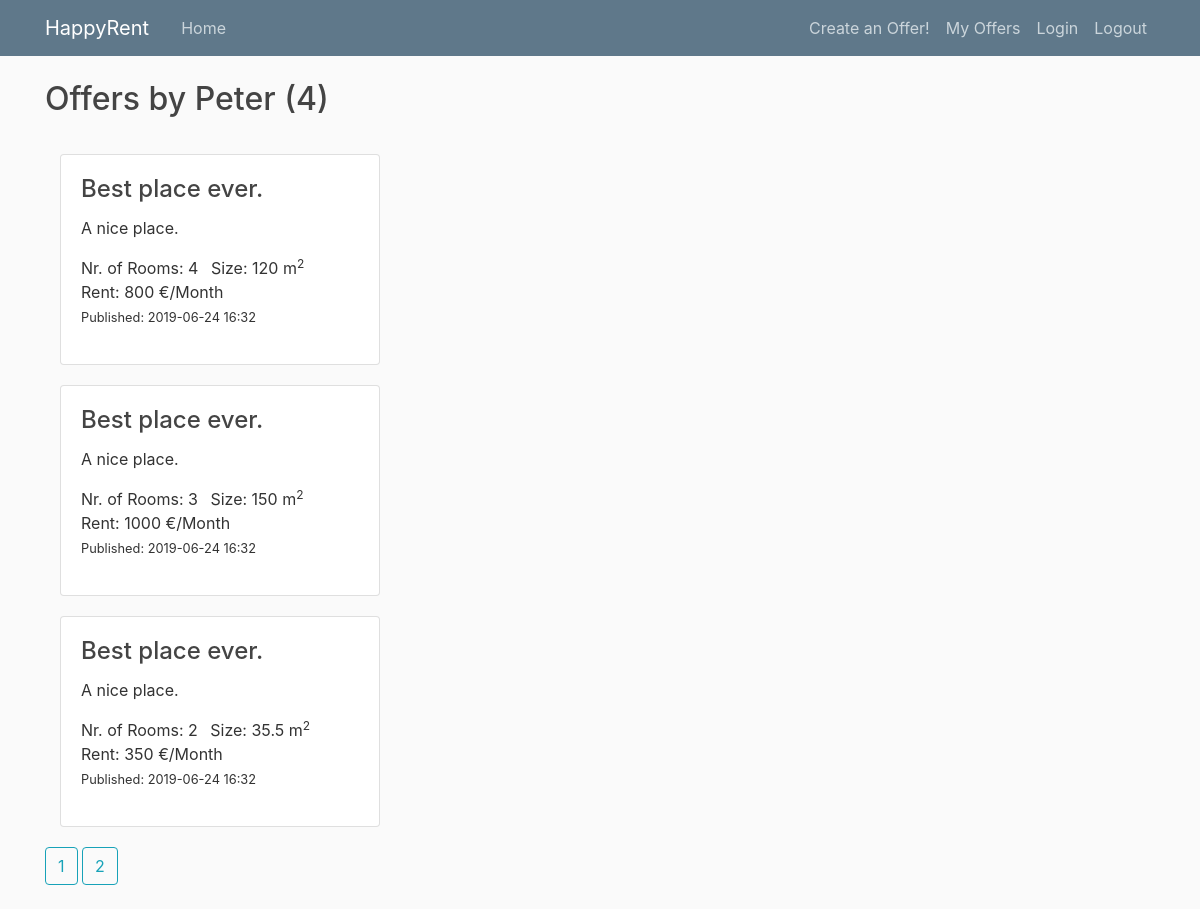
Before: /user/Peter with the older database file.
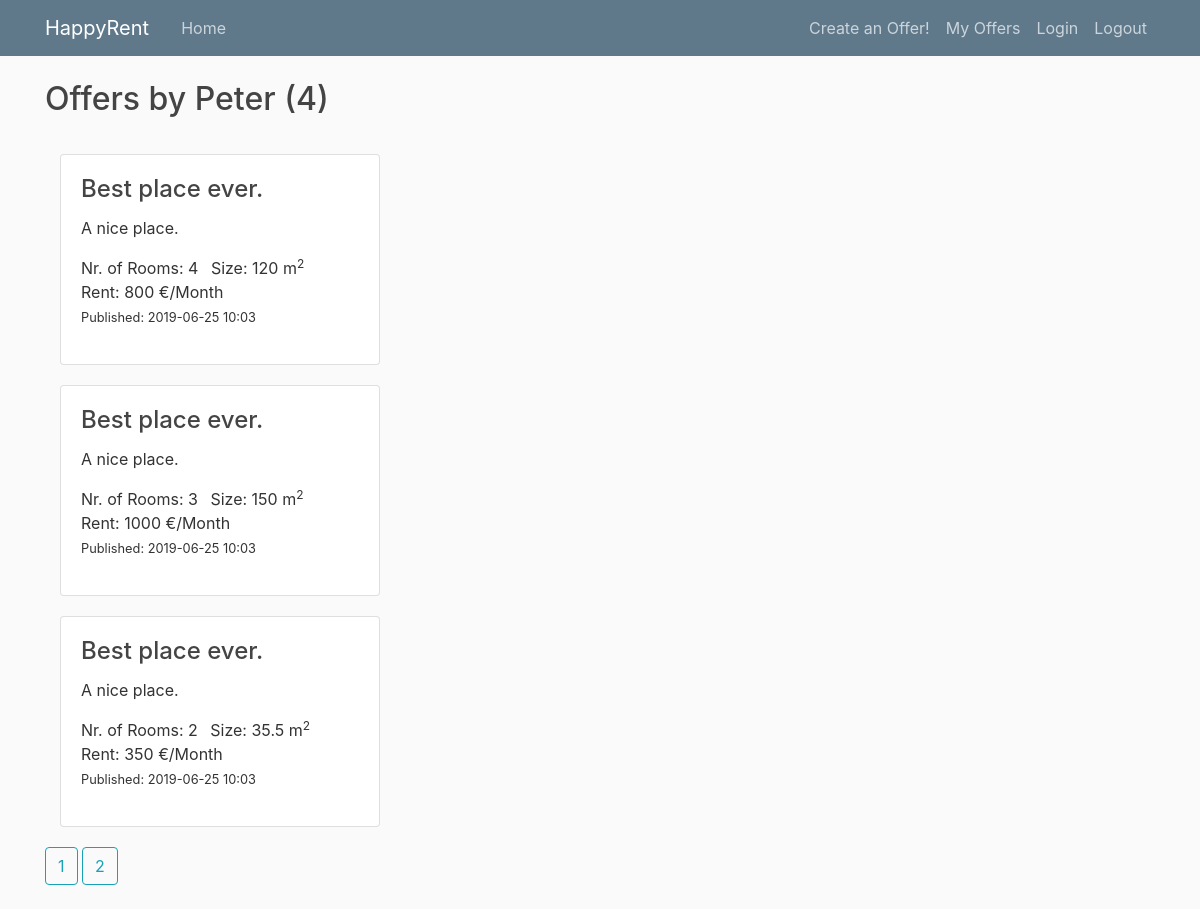
After: the same page with the newer database file.
### property_project/db_models.py (models this page shows, shortened)
class User(db.Model, UserMixin):
    __tablename__ = 'user'
    id = db.Column(db.Integer, primary_key=True)
    username = db.Column(db.String(20), unique=True, nullable=False)
    properties = db.relationship('PropertyItem', backref='author', lazy=True)

class PropertyItem(db.Model):
    __tablename__ = 'property_item'
    id = db.Column(db.Integer, primary_key=True)
    title = db.Column(db.String(100), nullable=False,
                      default="Best place ever.")
    date_posted = db.Column(db.DateTime, nullable=False,
                            default=datetime.datetime.utcnow)
    description = db.Column(db.String(250), default="A nice place.")
    rent = db.Column(db.Integer)  # (db.Numeric(6,2))
    rooms = db.Column(db.Integer, default=1)  # default=set_default_rooms
    size = db.Column(db.Integer)  # (db.Numeric(6,1))
    property_id = db.Column(db.Integer, ForeignKey('property_type.id'))
    property_type = db.relationship('PropertyType')
    user_id = db.Column(db.Integer, db.ForeignKey('user.id'), nullable=False)

### property_project/routes.py (the view)
@app.route("/user/<string:username>")
def user_items(username):
    page = request.args.get('page', 1, type=int)
    user = User.query.filter_by(username=username).first_or_404()
    prop_items = PropertyItem.query.filter_by(author=user)\
        .order_by(PropertyItem.date_posted.desc())\
        .paginate(page=page, per_page=3)
    return render_template('user_items.html', prop_items=prop_items, user=user)

### property_project/templates/user_items.html
{% extends "layout.html" %}
{% block content %}
<h2 class="mb-3">Offers by {{ user.username }} ({{ prop_items.total }}) </h2>
<div class="gap-20"></div>
<div class="card-deck-wrapper">
    <div class="card-deck">
        <div class="col-md-6">
            {% for prop_item in prop_items.items %}
                <div class="card">
                    <div class="card-body">
                        <h4 class="card-title">{{ prop_item.title }}</h4>
                        <p class="card-text">{{ prop_item.description }}</p>
                        <ul class="list-inline">
                            <li class="list-inline-item">Nr. of Rooms: {{ prop_item.rooms }} </li>
                            <li class="list-inline-item">Size: {{ prop_item.size }} m<sup>2</sup></li>
                            <li class="list-inline-item">Rent: {{ prop_item.rent }} €/Month</li>
                            <small>
                                <li class="list-inline-item">Published: {{ prop_item.date_posted.strftime('%Y-%m-%d %H:%M') }} </li>
                            </small>
                        </ul>
                    </div>
                </div>
                <div class="gap-20"></div>
            {% endfor %}
            {% for page_num in prop_items.iter_pages(left_edge=1, right_edge=1, left_current=1, right_current=2)%}
                {% if page_num %}
                {% if prop_items.page == page_num %}
                    <a class="btn btn-outline-info mb-4" href="{{ url_for('user_items', username=user.username, page = page_num) }}">
                        {{ page_num }}
                    </a>
                {% else %}
                    <a class="btn btn-outline-info mb-4" href="{{ url_for('user_items', username=user.username, page = page_num) }}">
                        {{ page_num }}
                    </a>
                {% endif %}
                {% else %}
                ...
                {% endif %}
            {% endfor %}
        </div>
    </div>
</div>
{% endblock content %}

### property_project/templates/layout.html (shortened to what this page needs)
<!DOCTYPE html>
<html>
<head>
    <link rel="stylesheet" href="https://maxcdn.bootstrapcdn.com/bootstrap/4.0.0/css/bootstrap.min.css">
    <link rel="stylesheet" type="text/css" href="{{ url_for('static', filename='main.css') }}">
</head>
<body>
    <header class="site-header">
        <nav class="navbar navbar-expand-md navbar-dark bg-steel fixed-top">
            <div class="container">
                <a class="navbar-brand mr-4" href="/">HappyRent</a>
               <div class="collapse navbar-collapse" id="navbarToggle">
                    <div class="navbar-nav mr-auto">
                        <a class="nav-item nav-link" href="{{ url_for('home')}}">Home</a>
                    </div>
                    <div class="navbar-nav">
                        <a class="nav-item nav-link" href="{{ url_for('new_type')}}">Create an Offer!</a>
                        <a class="nav-item nav-link" href="{{ url_for('current_user_items')}}">My Offers</a>
                        <a class="nav-item nav-link" href="{{ url_for('google.login')}}">Login</a>
                        <a class="nav-item nav-link" href="{{ url_for('logout')}}">Logout</a>
                    </div>
                </div>
            </div>
        </nav>
    </header>
    <main role="main" class="container">
        <div class="row">
            <div class="col-md-8">
                {% block content %}{% endblock %}
            </div>
        </div>
    </main>
</body>
</html>

### property_project/static/main.css (style rules this page uses)
body { background: #fafafa; color: #333333; margin-top: 5rem; }
h1, h2, h3, h4, h5, h6 { color: #444444; }
.gap-20 { width:100%; height:20px; }
.bg-steel { background-color: #5f788a; }
.site-header .navbar-nav .nav-link { color: #cbd5db; }

Changed rows visible on the page:
changed PropertyItem (number 1 of 3 on the later page): date_posted "2019-06-24 16:32" → "2019-06-25 10:03"
changed PropertyItem (number 2 of 3 on the later page): date_posted "2019-06-24 16:32" → "2019-06-25 10:03"
changed PropertyItem (number 3 of 3 on the later page): date_posted "2019-06-24 16:32" → "2019-06-25 10:03"
